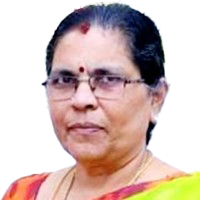
#> input picture BS.jpg, 200 x 200 px
$ python -i app.py   (imports and definitions only)
#> lines starting #> are read from the running program, lines starting #| are printed output that depends on the picture
import streamlit as st
from PIL import Image, ImageDraw, ImageFont
import os

# [4 lines not run here, left out]


# ---------------- SAFE FONT FUNCTION ----------------
def get_font(size, bold=False):
    try:
        if bold:
            return ImageFont.truetype("/usr/share/fonts/truetype/dejavu/DejaVuSans-Bold.ttf", size)
        else:
            return ImageFont.truetype("/usr/share/fonts/truetype/dejavu/DejaVuSans.ttf", size)
    except:
        return ImageFont.load_default()


def create_card():
    card_width = 1200
    card_height = 1750

    # Light background (soft decoration)
    card = Image.new("RGB", (card_width, card_height), (248, 248, 255))
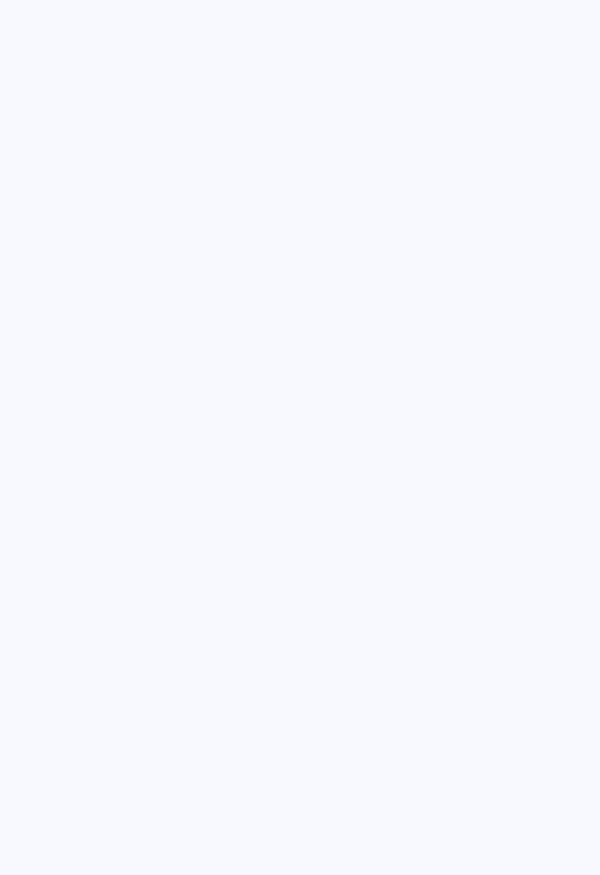
#> card: PIL image 1200x1750 RGB (shown at 1/2 size); mean R, G, B 248, 248, 255
    draw = ImageDraw.Draw(card)

    # ---------------- COLORS ----------------
    gold = (184, 134, 11)
    dark_blue = (0, 0, 139)
    light_gray = (220, 220, 220)

    # ---------------- DECORATIVE BORDER ----------------
    draw.rectangle([10, 10, card_width - 10, card_height - 10], outline=gold, width=8)
    draw.rectangle([25, 25, card_width - 25, card_height - 25], outline=dark_blue, width=3)

    # ---------------- FONT SIZES ----------------
    title_font = get_font(40, bold=True)
    sub_font = get_font(32, bold=True)
    text_font = get_font(26)
    small_font = get_font(24)
    footer_font = get_font(22)

    y = 40

    # ---------------- LOGO ----------------
    if os.path.exists("logo.jpeg"):
        logo = Image.open("logo.jpeg").convert("RGB")

        # Maintain aspect ratio
        max_logo_width = 920
        ratio = max_logo_width / logo.width
        new_w = int(logo.width * ratio)
        new_h = int(logo.height * ratio)

        logo = logo.resize((new_w, new_h))
        x_logo = (card_width - new_w) // 2

        card.paste(logo, (x_logo, y))
        y += new_h + 30
    else:
        draw.text((40, y), "logo.jpeg missing", fill="red", font=text_font)
        y += 60

    # ---------------- TITLE ----------------
    title = "AI Workshop Thanksgiving Card"
    bbox = draw.textbbox((0, 0), title, font=title_font)
#> bbox = (0, 8, 718, 47)
    title_width = bbox[2] - bbox[0]
#> title_width = 718
    title_x = (card_width - title_width) // 2
#> title_x = 241

    draw.text((title_x, y), title, fill=dark_blue, font=title_font)

    # Decorative underline
    draw.line((title_x, y + 55, title_x + title_width, y + 55), fill=gold, width=5)
    y += 100

    # ---------------- PHOTOS ----------------
    photos = ["BS.jpg", "VK.jpg", "RRK.jpg"]
    photo_size = (240, 280)
    spacing = 60

    total_width = 3 * photo_size[0] + 2 * spacing
    start_x = (card_width - total_width) // 2

    for i, p in enumerate(photos):
        x = start_x + i * (photo_size[0] + spacing)

        if os.path.exists(p):
            img = Image.open(p).convert("RGB").resize(photo_size)
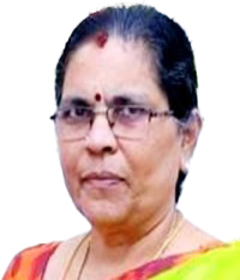
#> img: PIL image 240x280 RGB; mean R, G, B 210.7, 189.5, 184.2

            # Shadow
            shadow_offset = 6
            draw.rectangle(
                [x + shadow_offset, y + shadow_offset,
                 x + photo_size[0] + shadow_offset, y + photo_size[1] + shadow_offset],
                fill=light_gray
            )

            # Paste photo
            card.paste(img, (x, y))
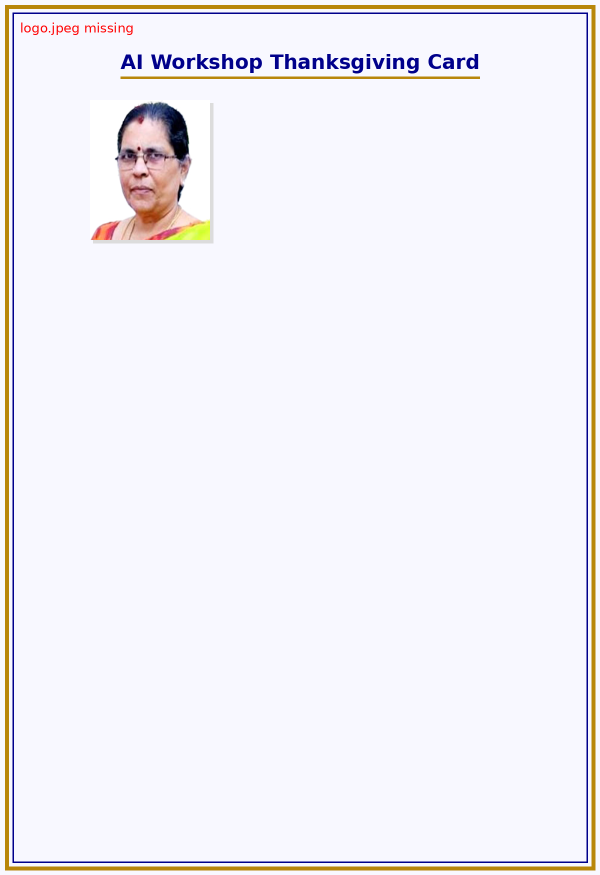
#> card: PIL image 1200x1750 RGB (shown at 1/2 size); mean R, G, B 242.1, 240.1, 245.3

            # Photo frame
            draw.rectangle([x - 4, y - 4, x + photo_size[0] + 4, y + photo_size[1] + 4],
                           outline=dark_blue, width=4)

        else:
            draw.rectangle([x, y, x + photo_size[0], y + photo_size[1]], outline="black", width=3)
            draw.text((x + 60, y + 120), "Missing", fill="red", font=small_font)
#> pass 2 of the loop in create_card, `for i, p in enumerate(photos):`:
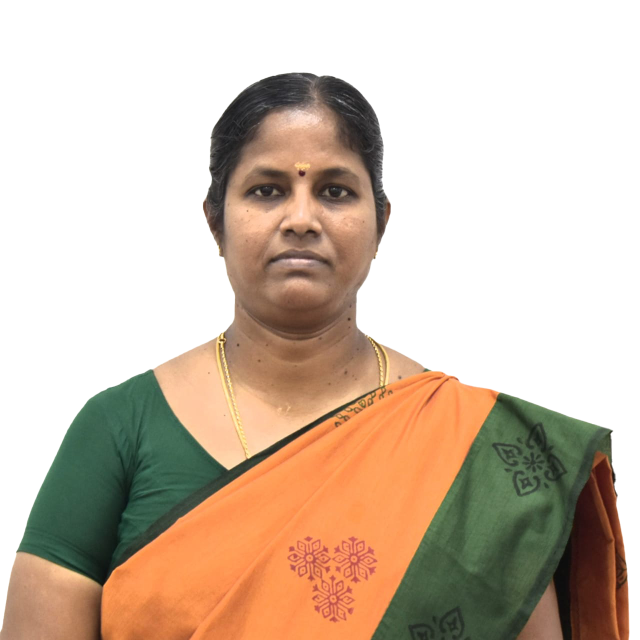
#> input picture VK.jpg, 1280 x 1280 px (shown at 1/2 size)
#> in create_card, `img = Image.open(p).convert("RGB").resize(photo_size)`:
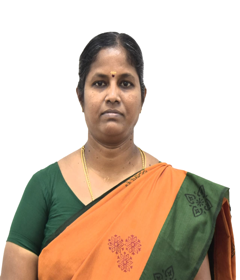
#> img: PIL image 240x280 RGB; mean R, G, B 207.7, 189.5, 172.5
#> in create_card, `card.paste(img, (x, y))`:
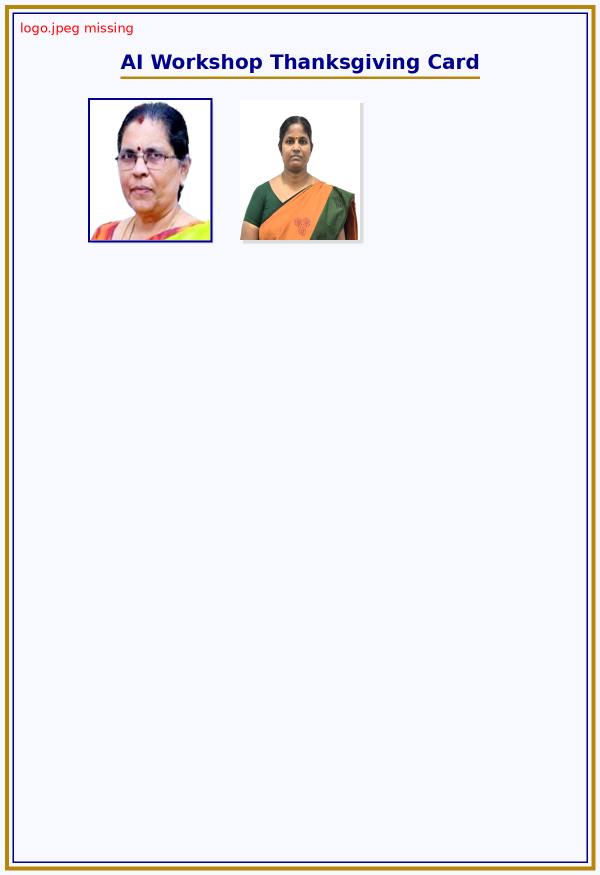
#> card: PIL image 1200x1750 RGB (shown at 1/2 size); mean R, G, B 240.3, 237.7, 242.4
#> pass 3 of the loop in create_card, `for i, p in enumerate(photos):`:
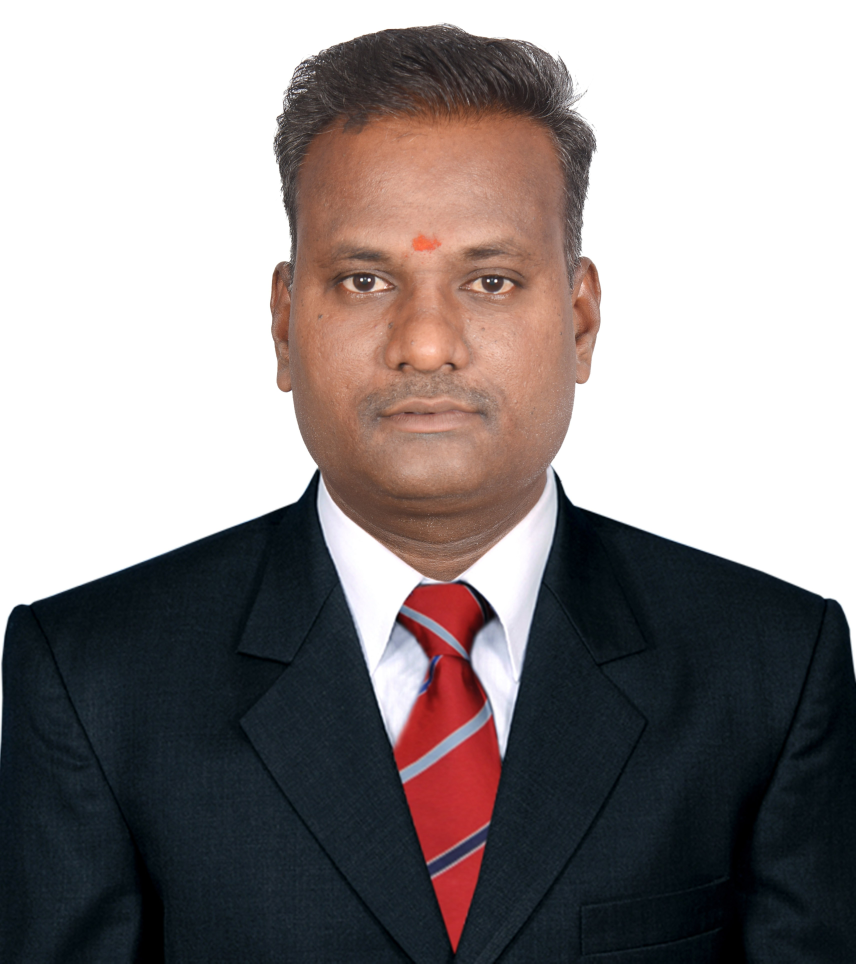
#> input picture RRK.jpg, 3422 x 3853 px (shown at 1/4 size)
#> in create_card, `img = Image.open(p).convert("RGB").resize(photo_size)`:
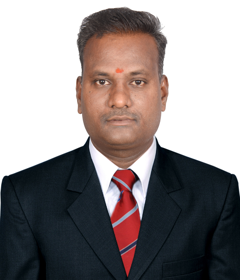
#> img: PIL image 240x280 RGB; mean R, G, B 144.8, 138.1, 138.3
#> in create_card, `card.paste(img, (x, y))`:
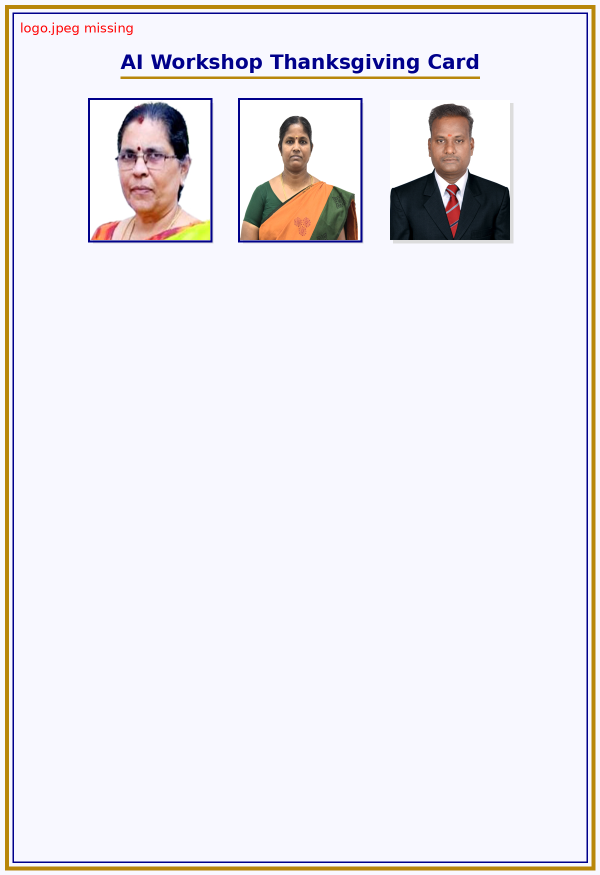
#> card: PIL image 1200x1750 RGB (shown at 1/2 size); mean R, G, B 236.5, 233.7, 238.4

    y += photo_size[1] + 60

    # ---------------- MESSAGE BOX ----------------
    box1_top = y
    box1_bottom = y + 380

    draw.rounded_rectangle(
        [60, box1_top, card_width - 60, box1_bottom],
        radius=25, outline=dark_blue, width=4, fill=(255, 255, 255)
    )

    thanks_text = (
        "Respected Dean-SRC, Organizer-HOD, and Resource Person,\n\n"
        "We sincerely thank you for permitting, organizing and delivering a wonderful\n"
        "and highly informative AI Workshop on 14.02.2026.\n\n"
        "Your valuable insights and guidance motivated us to explore AI\n"
        "applications in Academics, and Research.\n\n"
        "We truly appreciate your great support and efforts."
    )

    draw.multiline_text((100, y + 25), thanks_text, fill="black", font=text_font, spacing=12)
    y += 430

    # ---------------- EXPECTATIONS TITLE ----------------
    draw.text((80, y), "Participants' Expectations:", fill="darkgreen", font=sub_font)
    y += 60

    # ---------------- EXPECTATIONS BOX ----------------
    box2_top = y
    box2_bottom = y + 240

    draw.rounded_rectangle(
        [60, box2_top, card_width - 60, box2_bottom],
        radius=25, outline="darkgreen", width=4, fill=(255, 255, 255)
    )

    expectations = (
        "1. More hands-on sessions using AI tools\n"
        "2. Practical training on ML, DL and mainly on XAI\n"
        "3. Real-time project demonstrations\n"
        "4. More examples on AI applications in research"
    )

    draw.multiline_text((100, y + 25), expectations, fill="black", font=small_font, spacing=18)

    # ---------------- FOOTER ----------------
    footer = "With Regards,\nWorkshop Participants-KMJ, CSE/SRC"

    footer_bbox = draw.multiline_textbbox((0, 0), footer, font=footer_font, spacing=8)
#> footer_bbox = (0, 4, 401, 55)
    footer_width = footer_bbox[2] - footer_bbox[0]
#> footer_width = 401

    footer_x = card_width - footer_width - 90
#> footer_x = 709
    footer_y = card_height - 150

    draw.multiline_text((footer_x, footer_y), footer, fill="darkred", font=footer_font, spacing=8)

    # Small decorative footer line
    draw.line((footer_x, footer_y - 10, footer_x + footer_width, footer_y - 10), fill=gold, width=3)

    return card


# ---------------- BUTTON ----------------
# [3 lines not run here, left out]

>>> result = create_card()
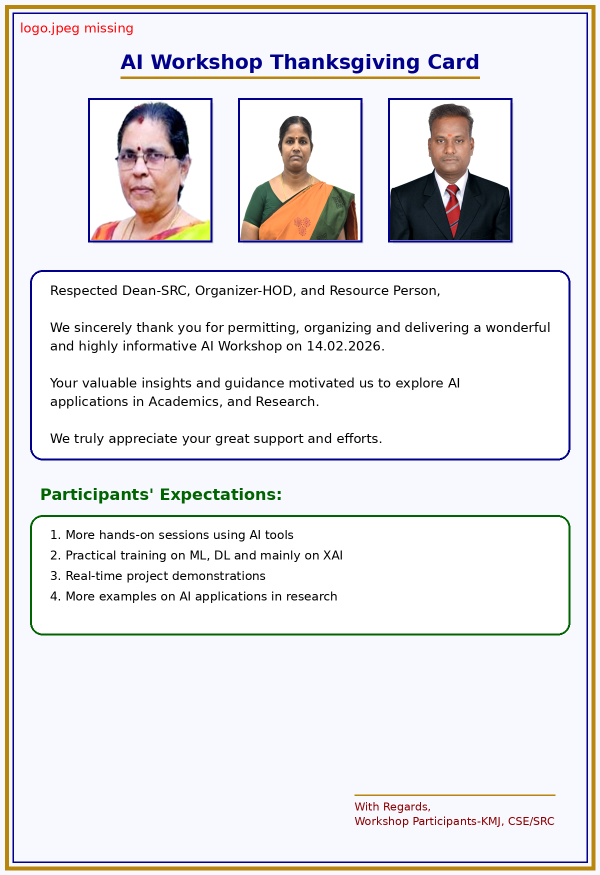
#> result: PIL image 1200x1750 RGB (shown at 1/2 size); mean R, G, B 231, 228.7, 231.4
